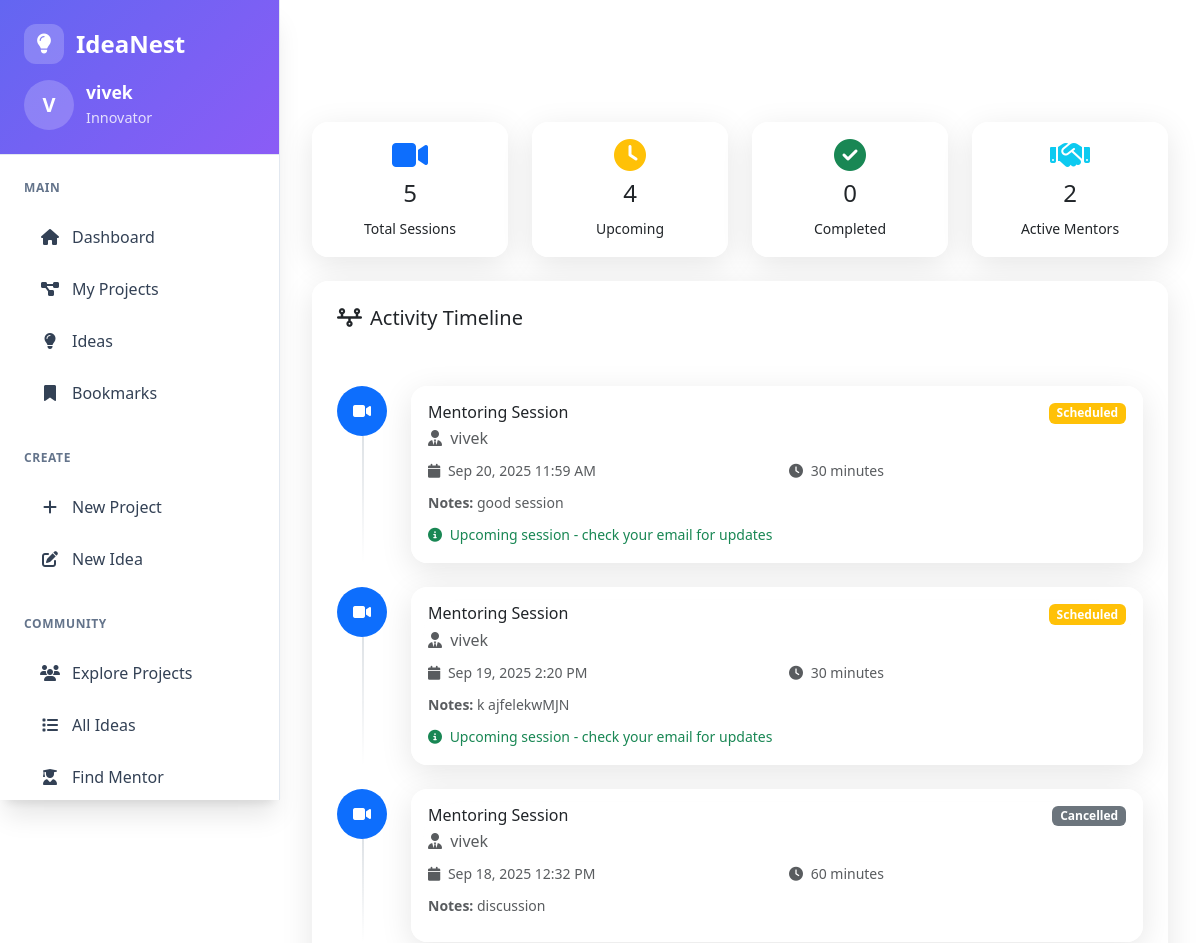
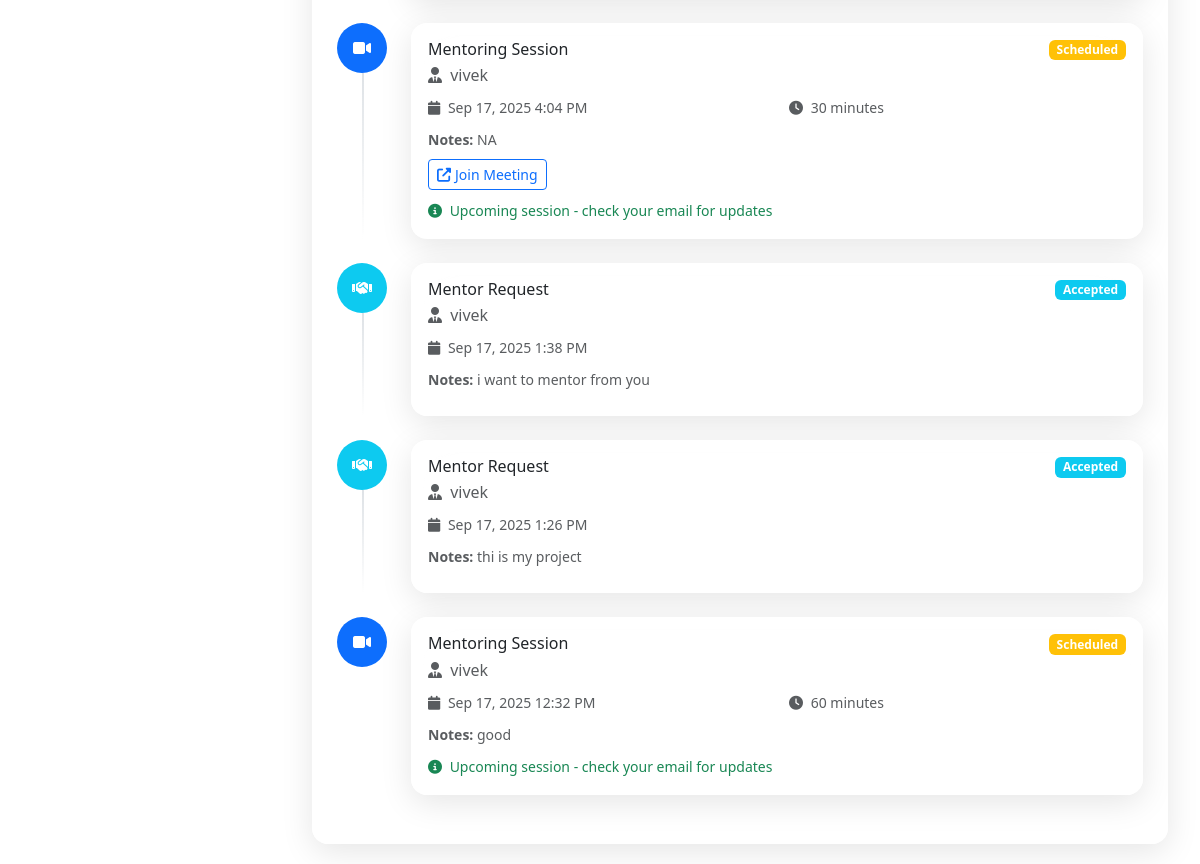
The app's page /user/mentor_activities.php (signed in) with its own data (2 pictures, top to bottom).
### tables this page shows
CREATE TABLE `mentor_requests` (
                                   `id` int(11) NOT NULL,
                                   `student_id` int(11) NOT NULL,
                                   `mentor_id` int(11) NOT NULL,
                                   `project_id` int(11) DEFAULT NULL,
                                   `message` text DEFAULT NULL,
                                   `status` enum('pending','accepted','rejected') DEFAULT 'pending',
                                   `created_at` timestamp NOT NULL DEFAULT current_timestamp(),
                                   `updated_at` timestamp NOT NULL DEFAULT current_timestamp() ON UPDATE current_timestamp()
);

CREATE TABLE `register` (
                            `id` int(11) NOT NULL,
                            `name` varchar(100) NOT NULL,
                            `email` varchar(100) NOT NULL,
                            `enrollment_number` varchar(50) NOT NULL,
                            `gr_number` varchar(50) NOT NULL,
                            `password` varchar(255) NOT NULL,
                            `about` varchar(500) NOT NULL,
                            `phone_no` varchar(20) DEFAULT NULL,
                            `department` varchar(100) DEFAULT NULL,
                            `passout_year` year(4) NOT NULL,
                            `user_image` text NOT NULL DEFAULT '',
                            `google_id` varchar(255) DEFAULT NULL,
                            `email_notifications` tinyint(1) DEFAULT 1,
                            `last_notification_sent` datetime DEFAULT NULL,
                            `github_token` text DEFAULT NULL,
                            `role` enum('student','mentor','admin') DEFAULT 'student',
                            `expertise` text DEFAULT NULL,
                            `mentor_rating` decimal(3,2) DEFAULT 0.00,
                            `is_available` tinyint(1) DEFAULT 1,
                            `github_username` varchar(100) DEFAULT NULL,
                            `github_profile_url` varchar(255) DEFAULT NULL,
                            `github_repos_count` int(11) DEFAULT 0,
                            `github_last_sync` timestamp NULL DEFAULT NULL
);

### user/mentor_activities.php (the view, shortened to what this page needs)
<?php
require_once '../Login/Login/db.php';
require_once 'layout.php';
$user_id = $_SESSION['user_id'];
$activities = [
    [
        'type' => 'session',
        'date' => '2025-01-15 14:00:00',
        'status' => 'scheduled',
        'mentor_name' => 'Dr. John Smith',
        'notes' => 'Project review and guidance session',
        'duration_minutes' => 60,
        'meeting_link' => 'https://meet.google.com/abc-defg-hij',
        'title' => 'Mentoring Session'
    ],
    [
        'type' => 'session',
        'date' => '2025-01-10 10:30:00',
        'status' => 'completed',
        'mentor_name' => 'Prof. Sarah Johnson',
        'notes' => 'Discussed project architecture and next steps',
        'duration_minutes' => 90,
        'meeting_link' => 'https://zoom.us/j/123456789',
        'title' => 'Mentoring Session'
    ],
    [
        'type' => 'request',
        'date' => '2025-01-05 09:15:00',
        'status' => 'accepted',
        'mentor_name' => 'Dr. Mike Wilson',
        'notes' => 'Looking for guidance on machine learning project',
        'duration_minutes' => null,
        'meeting_link' => null,
        'title' => 'Mentor Request'
    ]
];
try {
    $sessions_query = "SELECT
        'session' as type,
        COALESCE(ms.session_date, NOW()) as date,
        COALESCE(ms.status, 'scheduled') as status,
        r.name as mentor_name,
        COALESCE(ms.notes, 'Session scheduled') as notes,
        COALESCE(ms.duration_minutes, 60) as duration_minutes,
        ms.meeting_link,
        'Mentoring Session' as title
        FROM mentoring_sessions ms
        JOIN mentor_student_pairs msp ON ms.pair_id = msp.id
        JOIN register r ON msp.mentor_id = r.id
        WHERE msp.student_id = ?
        ORDER BY ms.session_date DESC
        LIMIT 20";
    $stmt = $conn->prepare($sessions_query);
    if ($stmt) {
        $stmt->bind_param("i", $user_id);
        $stmt->execute();
        $result = $stmt->get_result();
        if ($result && $result->num_rows > 0) {
            $activities = $result->fetch_all(MYSQLI_ASSOC);
        }
    }
    $requests_query = "SELECT
        'request' as type,
        mr.created_at as date,
        mr.status,
        r.name as mentor_name,
        COALESCE(mr.message, 'Mentor request sent') as notes,
        NULL as duration_minutes,
        NULL as meeting_link,
        'Mentor Request' as title
        FROM mentor_requests mr
        JOIN register r ON mr.mentor_id = r.id
        WHERE mr.student_id = ?
        ORDER BY mr.created_at DESC
        LIMIT 20";
    $stmt = $conn->prepare($requests_query);
    if ($stmt) {
        $stmt->bind_param("i", $user_id);
        $stmt->execute();
        $result = $stmt->get_result();
        if ($result && $result->num_rows > 0) {
            $requests = $result->fetch_all(MYSQLI_ASSOC);
            $activities = array_merge($activities, $requests);
        }
    }
    if (!empty($activities)) {
        usort($activities, function($a, $b) {
            return strtotime($b['date']) - strtotime($a['date']);
        });
    }
} catch (Exception $e) {
    error_log("Activities error: " . $e->getMessage());
}
?>
<link href="https://cdn.jsdelivr.net/npm/bootstrap@5.3.0/dist/css/bootstrap.min.css" rel="stylesheet">
<link rel="stylesheet" href="https://cdnjs.cloudflare.com/ajax/libs/font-awesome/6.4.0/css/all.min.css">
<div class="main-content">
    <div class="container-fluid">
            <div class="row mb-4">
                <div class="col-12">
                    <h2 class="text-white mb-0">
                        <i class="fas fa-history me-2"></i>My Mentor Activities
                    </h2>
                    <p class="text-white-50">Track all your mentoring sessions, requests, and interactions</p>
                </div>
            </div>
            <div class="row mb-4">
                <div class="col-md-3">
                    <div class="glass-card p-3 text-center">
                        <i class="fas fa-video fa-2x text-primary mb-2"></i>
                        <h4><?= count(array_filter($activities, fn($a) => $a['type'] === 'session')) ?></h4>
                        <small>Total Sessions</small>
                    </div>
                </div>
                <div class="col-md-3">
                    <div class="glass-card p-3 text-center">
                        <i class="fas fa-clock fa-2x text-warning mb-2"></i>
                        <h4><?= count(array_filter($activities, fn($a) => $a['status'] === 'scheduled')) ?></h4>
                        <small>Upcoming</small>
                    </div>
                </div>
                <div class="col-md-3">
                    <div class="glass-card p-3 text-center">
                        <i class="fas fa-check-circle fa-2x text-success mb-2"></i>
                        <h4><?= count(array_filter($activities, fn($a) => $a['status'] === 'completed')) ?></h4>
                        <small>Completed</small>
                    </div>
                </div>
                <div class="col-md-3">
                    <div class="glass-card p-3 text-center">
                        <i class="fas fa-handshake fa-2x text-info mb-2"></i>
                        <h4><?= count(array_filter($activities, fn($a) => $a['status'] === 'accepted')) ?></h4>
                        <small>Active Mentors</small>
                    </div>
                </div>
            </div>
            <div class="row">
                <div class="col-12">
                    <div class="glass-card">
                        <div class="card-header bg-transparent border-0 p-4">
                            <h5><i class="fas fa-timeline me-2"></i>Activity Timeline</h5>
                        </div>
                        <div class="card-body p-4">
                            <?php if (empty($activities)): ?>
                                <div class="text-center py-5">
                                    <i class="fas fa-calendar-times fa-3x text-muted mb-3"></i>
                                    <h5 class="text-muted">No Activities Yet</h5>
                                    <p class="text-muted">Your mentoring activities will appear here</p>
                                    <div class="mt-3">
                                        <a href="select_mentor.php" class="btn btn-primary me-2">
                                            <i class="fas fa-user-plus me-1"></i>Find a Mentor
                                        </a>
                                        <a href="my_mentor_requests.php" class="btn btn-outline-primary">
                                            <i class="fas fa-paper-plane me-1"></i>My Requests
                                        </a>
                                    </div>
                                </div>
                            <?php else: ?>
                                <div class="timeline">
                                    <?php foreach ($activities as $activity): ?>
                                        <div class="timeline-item mb-4">
                                            <div class="row">
                                                <div class="col-auto">
                                                    <div class="timeline-icon bg-<?= $activity['type'] === 'session' ? 'primary' : 'info' ?>">
                                                        <i class="fas fa-<?= $activity['type'] === 'session' ? 'video' : 'handshake' ?> text-white"></i>
                                                    </div>
                                                </div>
                                                <div class="col">
                                                    <div class="glass-card p-3">
                                                        <div class="d-flex justify-content-between align-items-start mb-2">
                                                            <div>
                                                                <h6 class="mb-1"><?= htmlspecialchars($activity['title']) ?></h6>
                                                                <p class="text-muted mb-0">
                                                                    <i class="fas fa-user-tie me-1"></i>
                                                                    <?= htmlspecialchars($activity['mentor_name']) ?>
                                                                </p>
                                                            </div>
                                                            <span class="badge bg-<?=
                                                                $activity['status'] === 'completed' ? 'success' :
                                                                ($activity['status'] === 'scheduled' ? 'warning' :
                                                                ($activity['status'] === 'accepted' ? 'info' : 'secondary'))
                                                            ?>">
                                                                <?= ucfirst($activity['status']) ?>
                                                            </span>
                                                        </div>
                                                        <div class="row mb-2">
                                                            <div class="col-md-6">
                                                                <small class="text-muted">
                                                                    <i class="fas fa-calendar me-1"></i>
                                                                    <?= date('M j, Y g:i A', strtotime($activity['date'])) ?>
                                                                </small>
                                                            </div>
                                                            <?php if ($activity['duration_minutes']): ?>
                                                            <div class="col-md-6">
                                                                <small class="text-muted">
                                                                    <i class="fas fa-clock me-1"></i>
                                                                    <?= $activity['duration_minutes'] ?> minutes
                                                                </small>
                                                            </div>
                                                            <?php endif; ?>
                                                        </div>
                                                        <?php if ($activity['notes']): ?>
                                                        <div class="mb-2">
                                                            <small class="text-muted">
                                                                <strong>Notes:</strong> <?= htmlspecialchars($activity['notes']) ?>
                                                            </small>
                                                        </div>
                                                        <?php endif; ?>
                                                        <?php if (!empty($activity['meeting_link'])): ?>
                                                        <div class="mb-2">
                                                            <a href="<?= htmlspecialchars($activity['meeting_link']) ?>" target="_blank" class="btn btn-sm btn-outline-primary">
                                                                <i class="fas fa-external-link-alt me-1"></i>Join Meeting
                                                            </a>
                                                        </div>
                                                        <?php endif; ?>
                                                        <?php if ($activity['type'] === 'session' && $activity['status'] === 'scheduled'): ?>
                                                        <div class="mt-2">
                                                            <small class="text-success">
                                                                <i class="fas fa-info-circle me-1"></i>
                                                                Upcoming session - check your email for updates
                                                            </small>
                                                        </div>
                                                        <?php endif; ?>
                                                    </div>
                                                </div>
                                            </div>
                                        </div>
                                    <?php endforeach; ?>
                                </div>
                            <?php endif; ?>
                        </div>
                    </div>
                </div>
            </div>
    </div>
</div>

### user/mentor_activities.php (style rules this page uses)
.main-content { margin-left: 280px; padding: 20px; min-height: 100vh; }
.glass-card { background: rgba(255, 255, 255, 0.9); backdrop-filter: blur(20px); border: 1px solid rgba(255, 255, 255, 0.2); border-radius: 16px; box-shadow: 0 8px 32px rgba(0, 0, 0, 0.1); transition: all 0.3s ease; }
.timeline-icon { width: 50px; height: 50px; display: flex; align-items: center; justify-content: center; border-radius: 50%; }
.timeline-item:not(:last-child)::after { content: ''; position: absolute; left: 25px; top: 50px; width: 2px; height: calc(100% - 50px); background: linear-gradient(to bottom, #dee2e6, transparent); }
.timeline-item { position: relative; }

### records on screen
mentor_requests: title "Mentor Request", mentor.name "vivek", status "Accepted", created_at "Sep 17, 2025 1:38 PM", notes "i want to mentor from you"
mentor_requests: title "Mentor Request", mentor.name "vivek", status "Accepted", created_at "Sep 17, 2025 1:26 PM", notes "thi is my project"

### other values on screen
$user_initial "V"
$user_name "vivek"
count(array_filter($activities, fn($a) => $a['type'] === 'session')) "5"
$activity['title'] "Mentoring Session"
$activity['mentor_name'] "vivek"
$activity['status'] "Scheduled"
date('M j, Y g:i A', strtotime($activity['date'])) "Sep 20, 2025 11:59 AM"
$activity['duration_minutes'] "30"
$activity['notes'] "good session"
date('M j, Y g:i A', strtotime($activity['date'])) "Sep 19, 2025 2:20 PM"
$activity['notes'] "k ajfelekwMJN"
$activity['status'] "Cancelled"
date('M j, Y g:i A', strtotime($activity['date'])) "Sep 18, 2025 12:32 PM"
$activity['duration_minutes'] "60"
$activity['notes'] "discussion"
